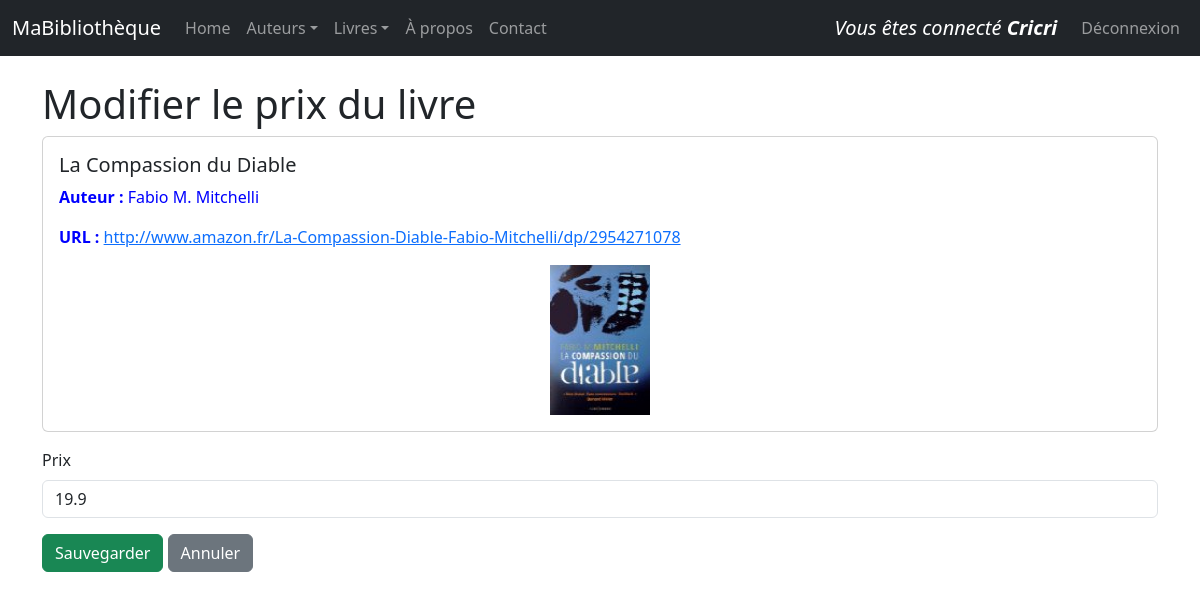
Page /livres/1/update/ (signed in) on the committed database.
### monApp/models.py (models this page shows, shortened)
class User(db.Model, UserMixin):
    Login = db.Column(db.String(50), primary_key=True)
    Password = db.Column(db.String(64))

class Livre(db.Model):
    idL = db.Column(db.Integer, primary_key=True)
    Titre = db.Column(db.String(128))
    Prix = db.Column(db.Float)
    Url = db.Column(db.String(256))
    Img = db.Column(db.String(256))
    auteur_id = db.Column(db.Integer, db.ForeignKey('auteur.idA'))
    auteur = db.relationship ("Auteur", backref =db.backref ("livres", lazy="dynamic") )

class Auteur(db.Model):
    idA = db.Column( db.Integer, primary_key=True)
    Nom = db.Column( db.String(100))

### monApp/views.py (the view)
@app.route('/livres/<idL>/update/')
@login_required
def updateLivre(idL):
    unLivre = Livre.query.get(idL)
    unForm = FormLivre(idL=unLivre.idL, Titre=unLivre.Titre, Prix=unLivre.Prix,
                       Url=unLivre.Url, Img=unLivre.Img, auteur_id=unLivre.auteur_id)
    unForm.auteur_id.choices = [(a.idA, a.Nom) for a in Auteur.query.all()]
    return render_template("livre_update.html", selectedLivre=unLivre, updateForm=unForm)

### monApp/forms.py
class FormLivre(FlaskForm):
    idL = HiddenField('idL')
    Titre = StringField('Titre', validators=[DataRequired()])
    Prix = FloatField('Prix', validators=[DataRequired()])
    Url = StringField('URL', validators=[DataRequired()])
    Img = StringField('Image', validators=[DataRequired()])
    auteur_id = SelectField('Auteur', coerce=int, validators=[DataRequired()])

### monApp/models.py (called while the page is built)
@login_manager.user_loader
def load_user(username):
    return User.query.get(username)

### monApp/templates/livre_update.html (shortened to what this page needs)
{% extends "base.html" %}
{% block main %}
<h1>Modifier le prix du livre</h1>
<div class="card mb-3">
    <div class="card-body">
        <h5 class="card-title">{{ selectedLivre.Titre }}</h5>
        <p class="card-text"><strong>Auteur :</strong> {{ selectedLivre.auteur.Nom }}</p>
        <p class="card-text"><strong>URL :</strong> <a href="{{ selectedLivre.Url }}" target="_blank">{{ selectedLivre.Url }}</a></p>
        <div class="text-center">
            <img src="{{ url_for('static', filename='images/' + selectedLivre.Img) }}" alt="Couverture" width="100" height="150">
        </div>
    </div>
</div>
<form method="POST" action="{{ url_for('saveLivre') }}">
    <div class="mb-3">
        {{ updateForm.Prix.label(class="form-label") }}
        {{ updateForm.Prix(class="form-control") }}
    </div>
    <button type="submit" class="btn btn-success">Sauvegarder</button>
    <a href="{{ url_for('viewLivre', idL=selectedLivre.idL) }}" class="btn btn-secondary">Annuler</a>
</form>
{% endblock %}

### monApp/templates/base.html (shortened to what this page needs)
<html>
    <head>
        <link rel="stylesheet" href="{{ url_for('static', filename='style.css') }}">
        <link href="https://cdn.jsdelivr.net/npm/bootstrap@5.3.0/dist/css/bootstrap.min.css" rel="stylesheet">
    </head>
    <body>
        {% block navbar %}
        <nav class="navbar navbar-expand-md navbar-dark bg-dark fixed-top">
            <div class="container-fluid">
                <a class="navbar-brand">MaBibliothèque</a>
                <div class="collapse navbar-collapse" id="mainNavbar">
                    <ul class="navbar-nav me-auto mb-2 mb-md-0">
                        <li class="nav-item">
                            <a class="nav-link" href="{{ url_for('index') }}">Home</a>
                        </li>
                        <li class="nav-item dropdown">
                            <a class="nav-link dropdown-toggle" href="#" id="auteursDropdown" role="button" data-bs-toggle="dropdown" aria-expanded="false">Auteurs</a>
                        </li>
                        <li class="nav-item dropdown">
                            <a class="nav-link dropdown-toggle" href="#" id="livresDropdown" role="button" data-bs-toggle="dropdown" aria-expanded="false">Livres</a>
                        </li>
                        <li class="nav-item">
                            <a class="nav-link" href="{{ url_for('about') }}">À propos</a>
                        </li>
                        <li class="nav-item">
                            <a class="nav-link" href="{{ url_for('contact') }}">Contact</a>
                        </li>
                    </ul>
                    <ul class="nav navbar-nav navbar-right">
                        {% if current_user.is_authenticated %}
                            <a class="navbar-brand">
                                <em>Vous êtes connecté <strong>{{ current_user.Login }}</strong></em>
                            </a>
                            <li class="nav-item">
                                <a class="nav-link" href="{{ url_for('logout') }}">Déconnexion</a>
                            </li>
                        {% else %}
                            <li class="nav-item">
                                <a class="nav-link" href="{{ url_for('login') }}">Se connecter</a>
                            </li>
                        {% endif %}
                    </ul>
                </div>
            </div>
        </nav>
        {% endblock %}
        {% block content %}
        <main id="main" role="main" class="container">
            {% block main %}{% endblock %}
        </main>
        {% endblock %}
    </body>
</html>

### monApp/static/style.css (style rules this page uses)
h1 { color : red; font-size: 50px; }
p { color: blue; }
#main { margin-top: 5em; }
body { font-family: sans-serif; }

### rows in the picture
User: Login "Cricri"
Livre: Titre "La Compassion du Diable", Url "http://www.amazon.fr/La-Compassion-Diable-Fabio-Mitchelli/dp/2954271078", Img (picture), Prix "19.9"
Auteur: auteur.Nom "Fabio M. Mitchelli"

### other values in the picture
{{ updateForm.Prix.label(class="form-label") }} "Prix"
